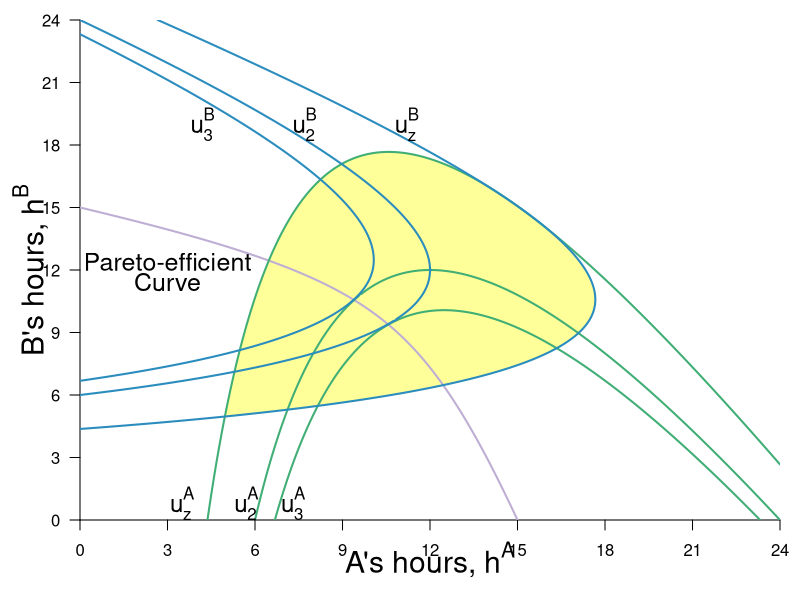

Reproduce this figure in R.
require(shape)
pdf(file = "coordination_failures/coord_fallback_pareto_new.pdf", width = 9, height = 7)

#Set parameters for graphics
pointsize <- 1.8
axislabelsize <- 1.8
labelsize <- 1.5
namesize <- 1.8
annotatesize <- 1.5
graphlinewidth <- 2
segmentlinewidth <- 1.5

COL <- c("#7fc97f", "#beaed4", "#fdc086", "#ffff99", "#386cb0", "#f0027f", "#bf5b17", "#666666")
COLA <- c("#99d8c9","#66c2a4","#41ae76", "#238b45", "#005824")
COLB <- c("#4eb3d3", "#2b8cbe", "#0868ac","#084081")

par(mar =  c(4, 4, 1, 1))

uA <- function(ea, eb, alpha = 30, beta = 1/2) {
  (alpha - beta*(ea+eb))*ea - 0.5*(ea)^2
}

uB <- function(ea, eb, alpha = 30, beta = 1/2) {
  (alpha - beta*(ea+eb))*eb - 0.5*(eb)^2
}

brfB <- function(ea, alpha = 30, beta = 1/2) {
  (alpha - beta*ea)/(1 + 2*beta)
}

brfA <- function(ea, alpha = 30, beta = 1/2) {
  (alpha - ea*(1 + 2*beta))/(beta)
}

brfPE <- function(ea, alpha = 30, beta = 1/8) {
  alpha*(1 - beta*ea)
}

hANE <- function(alpha, beta = 1/2){
  alpha/(1 + 3*beta)
}

hApEff <- function(alpha, beta = 1/2){
  alpha/(2 + 4*beta)
}

hApEff2 <- function(alpha, beta = 1/2){
  alpha/(1 + 4*beta)
}

intercept1 <- function(alpha, beta = 1/2){
  alpha/(1 + 2*beta)
}

PEC <- function(ea, alpha = 30, beta = 1/2){
  a = beta*(1+2*beta);
  b = -alpha*(1+3*beta)+(1+2*beta)^2*ea;
  c = alpha^2 - alpha*(1+3*beta)*ea+ beta*(1+2*beta)*ea^2
  delta = b^2-4*a*c
  return((-b-sqrt(delta))/(2*a))
}

indiffA <- function(ea, alpha = 30, beta = 1/2, uA = 144) {
  (alpha*ea - beta*(ea)^2 - 0.5*(ea)^2 - uA)/(beta*ea)
}

indiffBroot1 <- function(ea, alpha = 30, beta = 30, uB = 144){
  (-sqrt(alpha^2 - 2*alpha*beta*ea + beta^2*ea^2 - 4*beta*uB - 2*uB) + alpha - beta*ea)/(2*beta + 1)
}

indiffBroot2 <- function(ea, alpha = 30, beta = 30, uB = 144){
  (sqrt(alpha^2 - 2*alpha*beta*ea + beta^2*ea^2 - 4*beta*uB - 2*uB) + alpha - beta*ea)/(2*beta + 1)
}


xlims <- c(0, 24)
ylims <- c(0, 24)

npts <- 501 
x <- seq(xlims[1], xlims[2], length.out = npts)
y <- seq(ylims[1], ylims[2], length.out = npts) 
a <- c(112, 
       uA(hANE(alpha = 30, beta = 1/2), hANE(alpha = 30, beta = 1/2)),
       #uA(hApEff2(alpha = 30, beta = 1/2), hApEff2(alpha = 30, beta = 1/2)),
       155.8)
b <- c(112, 
       uA(hANE(alpha = 30, beta = 1/2),hANE(alpha = 30, beta = 1/2)), 
       #uB(hApEff2(alpha = 30, beta = 1/2), hApEff2(alpha = 30, beta = 1/2)), 
       155.8)

plot(0, 0, xlim = xlims, ylim = ylims, type = "n",
     xlab = expression(paste("")),
     ylab = expression(paste("")), 
     xaxt = "n", 
     yaxt = "n", 
     cex.lab = axislabelsize, 
     bty = "n",
     xaxs="i", 
     yaxs="i")


# ticksy <- c(ylims[1], ylims[2])
# ylabels <- c(NA, NA)
# ticksx <- c(xlims[1], xlims[2])
# xlabels <- c(NA, NA)
ticksy <- seq(ylims[1], ylims[2], 3)
ylabels <- seq(ylims[1], ylims[2], 3)
ticksx <- seq(xlims[1], xlims[2], 3)
xlabels <- seq(xlims[1], xlims[2], 3)


axis(1, at = ticksx,  pos = 0, labels = xlabels)
#text(x = c(0, hApEff2(alpha = 30), hANE(alpha = 30), intercept1(alpha = 30), xlims[2]), par("usr")[3] - 0.4, labels = xlabels, srt = 0, pos = 1, xpd = TRUE)

axis(2, at = ticksy, pos = 0, labels = ylabels, las = 1)

npts <- 500 
xx1 <- seq(xlims[1], xlims[2], length.out = npts)
xx2 <- seq(8.05, 11.55, length.out = npts)

#Polygon for the P-Improving Lens
#xpoly1 <- seq(from = 6.3, to = 13.65, length.out = 500)
xpoly1 <- seq(from = 5, to = 14.2, length.out = 500)
ypoly1 <- indiffA(xpoly1, uA = 112, alpha = 30, beta = 1/2)
ypoly2 <- indiffBroot1(xpoly1, uB = 112, alpha = 30, beta = 1/2)
polygon(x = c(xpoly1, rev(xpoly1)), y = c(ypoly1, rev(ypoly2)), col = COL[4], density = NULL, border = NA)

xpoly1 <- seq(from = 14.2, to = 17.65, length.out = 500)
ypoly1 <- indiffBroot2(xpoly1, uB = 112, alpha = 30, beta = 1/2)
ypoly2 <- indiffBroot1(xpoly1, uB = 112, alpha = 30, beta = 1/2)
polygon(x = c(xpoly1, rev(xpoly1)), y = c(ypoly1, rev(ypoly2)), col = COL[4], density = NULL, border = NA)

#xx2 <- seq(8.05, 11.55, length.out = npts)
xx2 <- seq(0, 15, length.out = npts)

#Pareto-efficient curve line
lines(xx2, PEC(xx2, alpha = 30, beta = 1/2), col = COL[2], lwd = graphlinewidth)

contour(y, x,
        outer(x, y, uA),
        drawlabels = FALSE,
        col = COLA[3],
        lwd = graphlinewidth,
        levels = a,
        xaxs="i",
        yaxs="i",
        add = TRUE)

text(0.5*xlims[2], -1.9, expression(paste("A's hours, ", h^A)), xpd = TRUE, cex = axislabelsize)
text(-1.7, 0.5*ylims[2], expression(paste("B's hours, ", h^B)), xpd = TRUE, cex = axislabelsize, srt = 90)

contour(x, y,
        outer(x, y, uB),
        drawlabels = FALSE,
        col = COLB[2],
        lwd = graphlinewidth,
        levels = b,
        add = TRUE
)

text(3, 12.4, expression("Pareto-efficient"), cex = annotatesize)
text(3, 11.4, expression("Curve"), cex = annotatesize)
#Arrows(5.7, 10, 9.6, 10, col = "black", lty = 1, lwd = 2, arr.type = "triangle", arr.lwd = 0.5)

# text(11.1, 3.5, expression("Pareto-improving"), cex = annotatesize)
# text(11.1, 3, expression("lens"), cex = annotatesize)
# Arrows(11.1, 3.8, 11.1, 10.8, col = "black", lty = 1, lwd = 2, arr.type = "triangle", arr.lwd = 0.5)

#Label the indifference curves for A
text(3.5, 0.8, expression(u[z]^A), cex = labelsize -.05)
text(5.7, 0.8, expression(u[2]^A), cex = labelsize - 0.05)
text(7.3, 0.8, expression(u[3]^A), cex = labelsize - 0.05)


#Label the indifference curves for theB
text(11.2, 19, expression(u[z]^B), cex = labelsize - 0.05)
text(7.7, 19, expression(u[2]^B), cex = labelsize - 0.05)
text(4.2, 19, expression(u[3]^B), cex = labelsize - 0.05)

dev.off()
